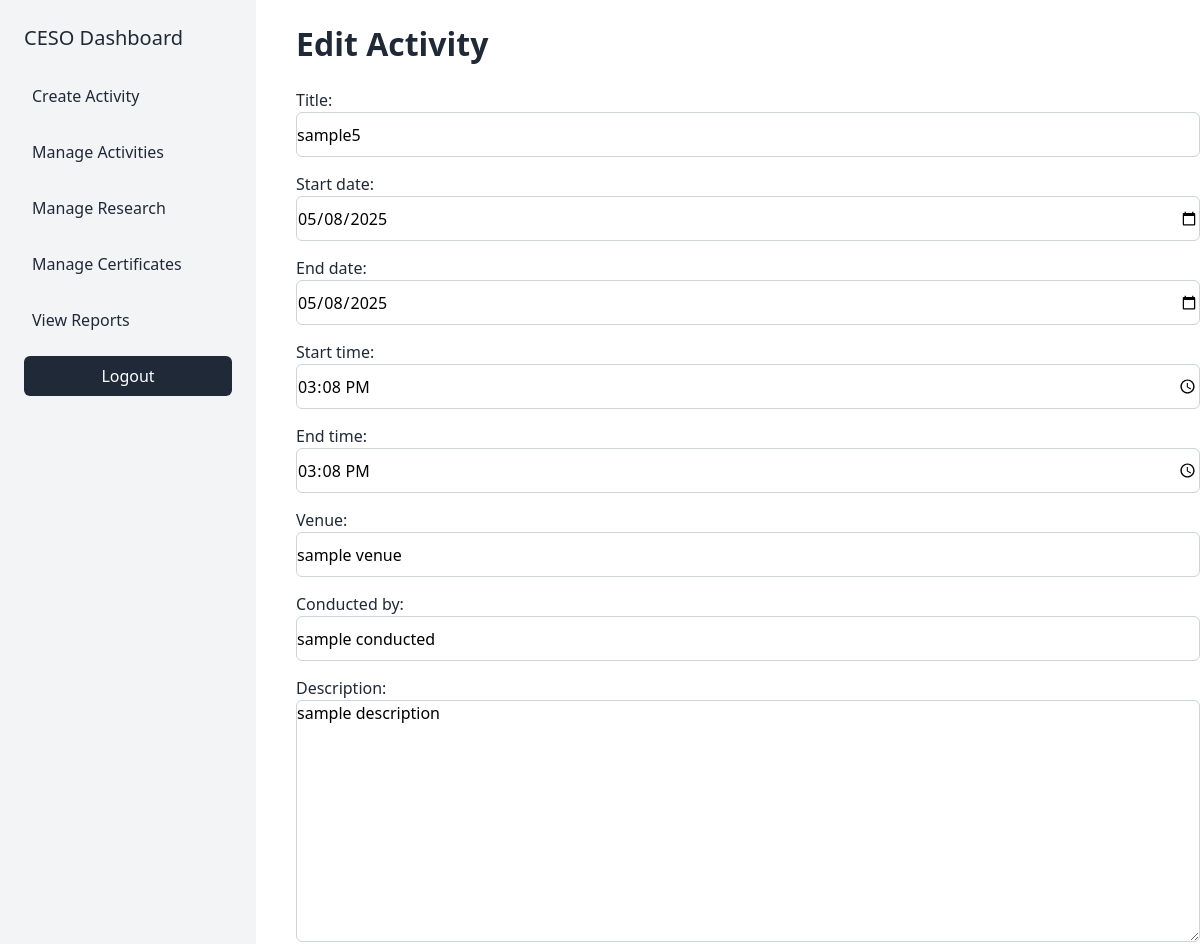
Page /activity/edit/6/ (upper part) on the earlier database version.
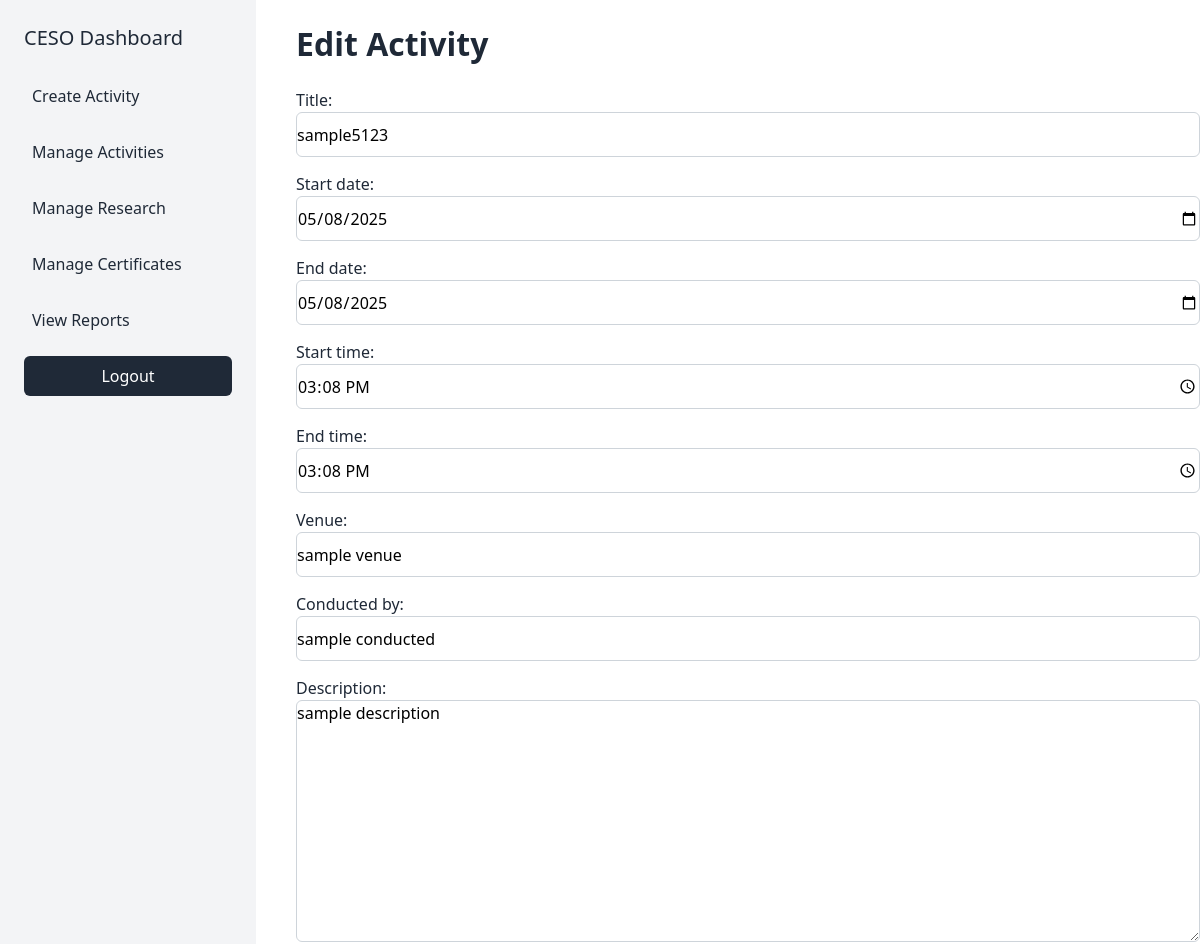
Same page on the later database version.
### core/models.py (models this page shows, shortened)
class Activity(models.Model):
    STATUS_CHOICES = [
        ('Ongoing', 'Ongoing'),
        ('Pending', 'Pending'),
        ('Completed', 'Completed'),
    ]
    title = models.CharField(max_length=200)
    description = models.TextField()
    start_date = models.DateField()
    end_date = models.DateField()
    start_time = models.TimeField()
    end_time = models.TimeField()
    venue = models.CharField(max_length=200)
    conducted_by = models.CharField(max_length=200)
    faculty = models.ManyToManyField(User, related_name='activity_faculty')
    students = models.ManyToManyField(User, related_name='activity_students')
    staff = models.ManyToManyField(User, related_name='activity_staff')
    attachment = models.FileField(upload_to='activity_attachments/', null=True, blank=True)
    date_submitted = models.DateTimeField(auto_now_add=True)
    last_edited_date = models.DateTimeField(auto_now=True)
    status = models.CharField(max_length=20, choices=STATUS_CHOICES, default='Pending')
    fees_expenses = models.DecimalField(max_digits=10, decimal_places=2, null=True, blank=True)
    tags = models.CharField(max_length=255, null=True, blank=True)
    archived = models.BooleanField(default=False)
    is_archived = models.BooleanField(default=False)

### core/views.py (the view)
# urls.py: path('activity/edit/<int:pk>/', views.edit_activity, name='edit_activity'),
def edit_activity(request, pk):
    activity = get_object_or_404(Activity, pk=pk)
    if request.method == 'POST':
        form = ActivityForm(request.POST, request.FILES, instance=activity)
        if form.is_valid():
            form.save()
            return redirect('manage_activities')  # Redirect to the activities list after saving
    else:
        form = ActivityForm(instance=activity)
    return render(request, 'edit_activity.html', {'form': form, 'activity': activity})

### templates/edit_activity.html (shortened to what this page needs)
{% extends "cesostaff_base.html" %}
{% block content %}
<div class="container my-5">
    <h1 style="font-size: 2rem; font-weight: bold; margin-bottom: 20px;">Edit Activity</h1>
    <form method="post" enctype="multipart/form-data" style="display: flex; flex-direction: column; gap: 15px;">
        {{ form.as_p }}
    </form>
</div>
{% endblock %}

Differences in the rows shown:
changed Activity "sample venue": title "sample5" → "sample5123"
